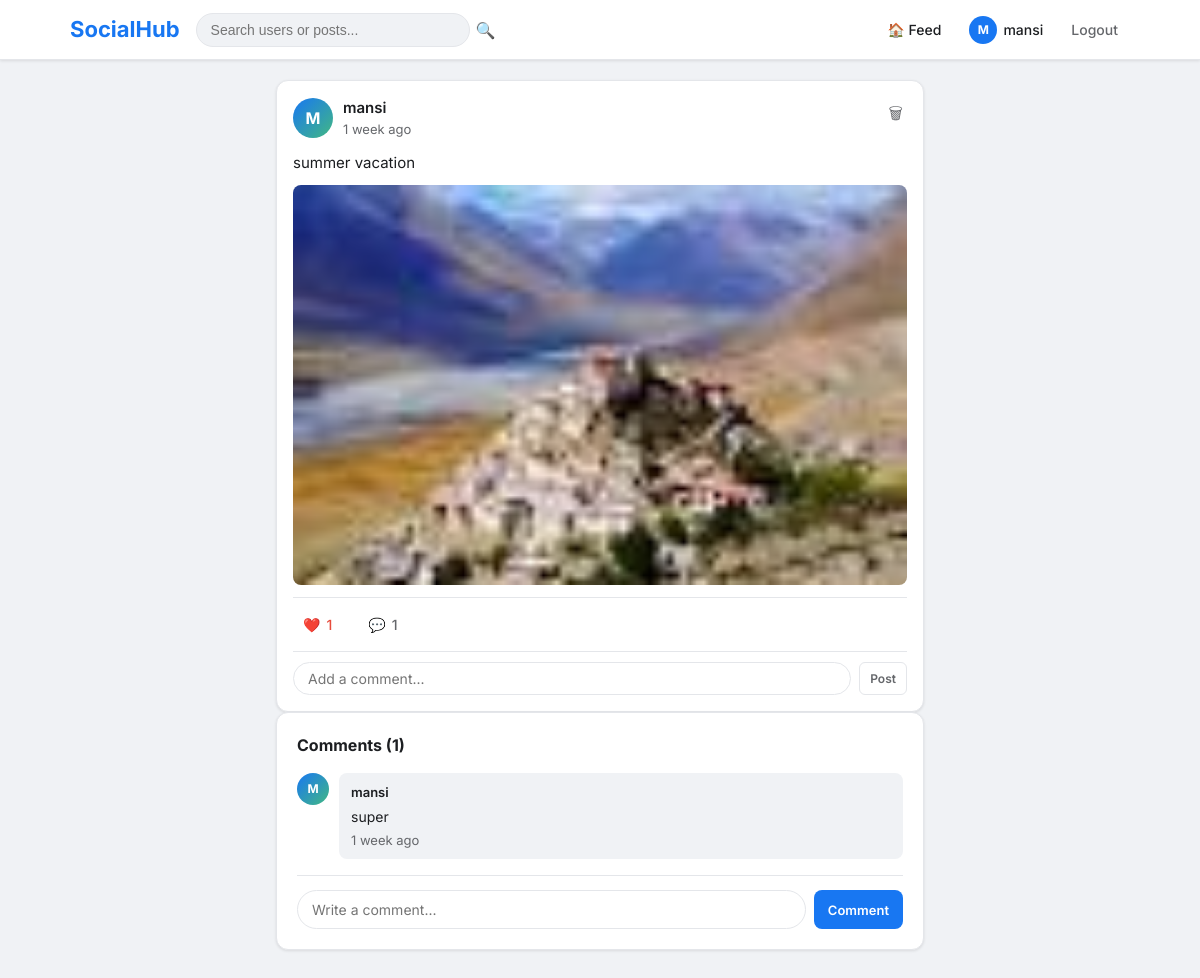
The app's page /post/1/ (signed in) with its own data.
### social/models.py (models this page shows, shortened)
class Post(models.Model):
    author = models.ForeignKey(User, on_delete=models.CASCADE, related_name='posts')
    content = models.TextField(max_length=1000)
    image = models.ImageField(upload_to='posts/', blank=True, null=True)
    created_at = models.DateTimeField(auto_now_add=True)
    updated_at = models.DateTimeField(auto_now=True)
    class Meta:
        ordering = ['-created_at']
    def get_likes_count(self):
        return Like.objects.filter(post=self).count()
    def get_comments_count(self):
        return Comment.objects.filter(post=self).count()
    def is_liked_by(self, user):
        return Like.objects.filter(post=self, user=user).exists()

class Comment(models.Model):
    post = models.ForeignKey(Post, on_delete=models.CASCADE, related_name='comments')
    author = models.ForeignKey(User, on_delete=models.CASCADE, related_name='comments')
    content = models.TextField(max_length=500)
    created_at = models.DateTimeField(auto_now_add=True)
    class Meta:
        ordering = ['created_at']

### social/views.py (the view)
# urls.py: path('post/<int:post_id>/', views.post_detail_view, name='post_detail'),
@login_required
def post_detail_view(request, post_id):
    post = get_object_or_404(Post, id=post_id)
    comments = post.comments.select_related('author', 'author__profile').all()
    post.liked_by_user = post.is_liked_by(request.user)
    if request.method == 'POST':
        form = CommentForm(request.POST)
        if form.is_valid():
            comment = form.save(commit=False)
            comment.post = post
            comment.author = request.user
            comment.save()
            if request.headers.get('X-Requested-With') == 'XMLHttpRequest':
                return JsonResponse({
                    'success': True,
                    'comment': {
                        'author': comment.author.username,
                        'content': comment.content,
                        'created_at': comment.created_at.strftime('%b %d, %Y'),
                        'avatar_url': comment.author.profile.avatar.url if comment.author.profile.avatar else '',
                    }
                })
            return redirect('post_detail', post_id=post_id)
    else:
        form = CommentForm()
    return render(request, 'social/post_detail.html', {
        'post': post,
        'comments': comments,
        'form': form,
    })

### social/forms.py
class CommentForm(forms.ModelForm):
    class Meta:
        model = Comment
        fields = ['content']
        widgets = {
            'content': forms.TextInput(attrs={
                'class': 'comment-input',
                'placeholder': 'Write a comment...',
            }),
        }

### social/templates/social/post_detail.html (shortened to what this page needs)
{% extends 'social/base.html' %}
{% block content %}
<div class="detail-layout">
  <div class="detail-main">
    {% include 'social/partials/post_card.html' %}
    <div class="card comments-card">
      <h3 class="comments-title">Comments ({{ comments.count }})</h3>
      <div class="comments-list" id="commentsList">
        {% for comment in comments %}
          <div class="comment-item">
            <a href="{% url 'profile' comment.author.username %}">
              {% if comment.author.profile.avatar %}
                <img src="{{ comment.author.profile.avatar.url }}" class="avatar avatar-sm" alt="">
              {% else %}
                <div class="avatar avatar-sm avatar-placeholder">{{ comment.author.username|first|upper }}</div>
              {% endif %}
            </a>
            <div class="comment-body">
              <span class="comment-author">{{ comment.author.username }}</span>
              <p class="comment-text">{{ comment.content }}</p>
              <span class="comment-time text-muted text-sm">{{ comment.created_at|timesince }} ago</span>
            </div>
          </div>
        {% empty %}
          <p class="text-muted" id="noComments">No comments yet. Be the first!</p>
        {% endfor %}
      </div>
      <form method="POST" id="commentForm" class="comment-form-full">
        {{ form.content }}
        <button type="submit" class="btn btn-primary btn-sm">Comment</button>
      </form>
    </div>
  </div>
</div>
{% endblock %}

### social/templates/social/base.html (shortened to what this page needs)
<!DOCTYPE html>
<html lang="en">
<head>
  {% load static %}
  <link rel="stylesheet" href="{% static 'social/css/main.css' %}">
</head>
<body>
{% if user.is_authenticated %}
<nav class="navbar">
  <div class="nav-inner">
    <a href="{% url 'feed' %}" class="nav-logo">SocialHub</a>
    <form method="GET" action="{% url 'search' %}" class="nav-search">
      <input type="text" name="q" placeholder="Search users or posts..." value="{{ request.GET.q|default:'' }}">
      <button type="submit">🔍</button>
    </form>
    <div class="nav-links">
      <a href="{% url 'feed' %}" class="nav-link {% if request.resolver_match.url_name == 'feed' %}active{% endif %}">🏠 Feed</a>
      <a href="{% url 'profile' user.username %}" class="nav-link {% if request.resolver_match.url_name == 'profile' %}active{% endif %}">
        {% if user.profile.avatar %}
          <img src="{{ user.profile.avatar.url }}" class="nav-avatar" alt="">
        {% else %}
          <span class="nav-avatar-placeholder">{{ user.username|first|upper }}</span>
        {% endif %}
        {{ user.username }}
      </a>
      <a href="{% url 'logout' %}" class="nav-link nav-logout">Logout</a>
    </div>
  </div>
</nav>
{% endif %}
<main class="main-content {% if not user.is_authenticated %}auth-page{% endif %}">
  {% block content %}{% endblock %}
</main>
</body>
</html>

### social/templates/social/partials/post_card.html (shortened to what this page needs)
{% load static %}
<div class="card post-card" id="post-{{ post.id }}">
  <div class="post-header">
    <a href="{% url 'profile' post.author.username %}" class="post-author">
      {% if post.author.profile.avatar %}
        <img src="{{ post.author.profile.avatar.url }}" class="avatar avatar-md" alt="">
      {% else %}
        <div class="avatar avatar-md avatar-placeholder">{{ post.author.username|first|upper }}</div>
      {% endif %}
      <div>
        <span class="username-link">{{ post.author.username }}</span>
        <span class="post-time text-muted text-sm">{{ post.created_at|timesince }} ago</span>
      </div>
    </a>
    {% if post.author == user %}
      <a href="{% url 'delete_post' post.id %}" class="btn-icon delete-post-btn" title="Delete post" onclick="return confirm('Delete this post?')">🗑</a>
    {% endif %}
  </div>
  <div class="post-content">
    <p>{{ post.content }}</p>
    {% if post.image %}
      <img src="{{ post.image.url }}" class="post-image" alt="Post image">
    {% endif %}
  </div>
  <div class="post-footer">
    <button class="btn-reaction like-btn {% if post.liked_by_user %}liked{% endif %}"
            data-post-id="{{ post.id }}" data-liked="{{ post.liked_by_user|yesno:'true,false' }}">
      <span class="like-icon">{% if post.liked_by_user %}❤️{% else %}🤍{% endif %}</span>
      <span class="like-count">{{ post.get_likes_count }}</span>
    </button>
    <a href="{% url 'post_detail' post.id %}" class="btn-reaction">
      💬 <span>{{ post.get_comments_count }}</span>
    </a>
  </div>
  <div class="quick-comment">
    <form class="comment-quick-form" data-post-id="{{ post.id }}">
      <input type="text" class="comment-input" name="content" placeholder="Add a comment...">
      <button type="submit" class="btn btn-ghost btn-xs">Post</button>
    </form>
  </div>
</div>

### records on screen
Post: author.username|first "M", author.username "mansi", created_at "1 week", content "summer vacation", image (picture), get_likes_count "1", get_comments_count "1"
Comment: author.username|first "M", author.username "mansi", content "super", created_at "1 week"

### other values on screen
{{ user.username|first|upper }} "M"
{{ user.username }} "mansi"
{{ comments.count }} "1"
